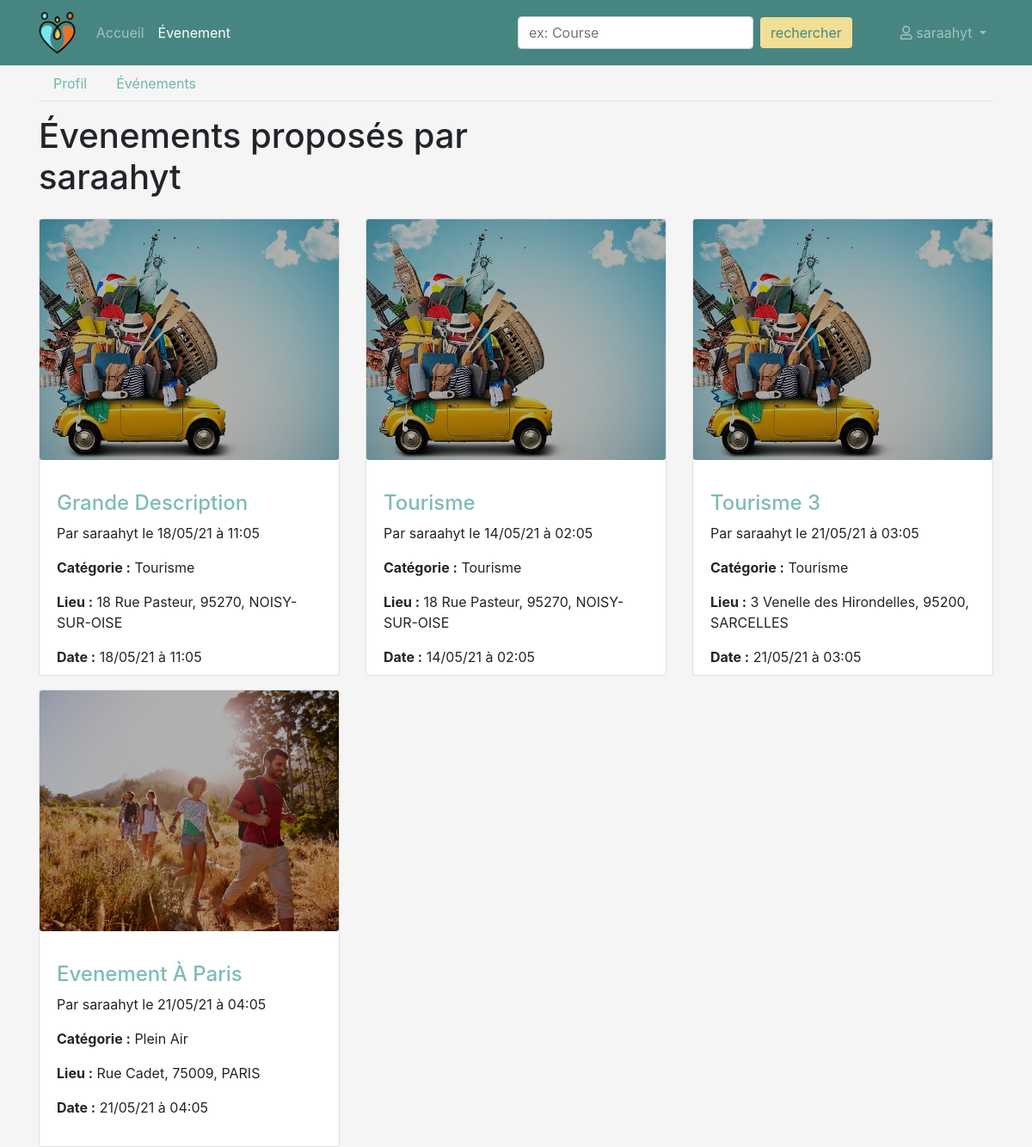
Page /profil/utilisateur/1/evenement (signed in) on the committed database.
### persons/models.py (models this page shows, shortened)
class Person(models.Model):
    TYPE_PARTICULIER = 'particulier'
    TYPE_PROFESSIONNEL = 'professionnel'
    TYPE_CHOICES = (
        (TYPE_PARTICULIER, 'particulier'),
        (TYPE_PROFESSIONNEL, 'professionnel')
    )
    user = models.ForeignKey('users.User', on_delete=models.CASCADE)
    first_name = models.CharField('prenom', max_length=100)
    last_name = models.CharField('nom', max_length=100)
    birth_date = models.DateField('date naissance')
    address = models.CharField('adresse', max_length=250)
    zip_code = models.IntegerField('code postal')
    city = models.CharField('ville', max_length=50)
    country = models.CharField('pays', max_length=100)
    phone_number = PhoneNumberField('telephone')
    pseudo = models.CharField('pseudo', max_length=50)
    person_type = models.CharField('type', choices=TYPE_CHOICES, max_length=15)
    created_at = models.DateTimeField('crée à', auto_now=True)
    note = models.IntegerField('karma', null=True, blank=True)
    imageProfil = models.FileField('image', null=True, default='utilisateur-de-profil.svg')
    is_visible = models.BooleanField('est visible', default=False)

### events/models.py (models this page shows, shortened)
class Event(models.Model):
    PARTY_CATEGORY = 'soiree'
    GAME_CATEGORY = 'jeux'
    TOURISM_CATEGORY = 'tourisme'
    AREA_CATEGORY = 'plein air'
    CATEGORY_CHOICES = (
        (PARTY_CATEGORY, 'soiree'),
        (GAME_CATEGORY, 'jeux'),
        (TOURISM_CATEGORY, 'tourisme'),
        (AREA_CATEGORY, 'plein air')
    )
    person = models.ForeignKey('persons.Person', on_delete=models.CASCADE)
    title = models.CharField('titre', max_length=150)
    description = models.TextField('description')
    address = models.CharField('adresse', max_length=100)
    zip_code = models.IntegerField('code postal')
    city = models.CharField('ville', max_length=50)
    category = models.CharField('categorie', choices=CATEGORY_CHOICES, max_length=20)
    created_at = models.DateTimeField('crée à', auto_now=True)
    event_date = models.DateTimeField('date evenement', auto_now=False)
    coordonate_x = models.CharField('coordonnée X',max_length=10 ,null=True, blank=True)
    coordonate_y = models.CharField('coordonnée Y',max_length=10 , null=True, blank=True)

### events/views/persons.py (the view)
# urls.py: path('profil/utilisateur/<int:person_id>/evenement', ProfilShowEventView.as_view(), name='profil-show-events'),
class ProfilShowEventView(PersonView):
    def get(self, request, person_id):
        profil_person = get_person_by_id(person_id)
        user = request.user
        person = get_person_by_user(user)
        events = Event.objects.filter(person=profil_person, event_date__gte=timezone.now())
        context = {
            'profil_person': profil_person,
            'person': person,
            'user': user,
            'events': events,
            'navigation_items': navigation.navigation_items(navigation.NAV_EVENEMENT),
        }
        return render(request, 'persons/profil/profil_show_events.html', context)

### events/models_helpers.py (called while the page is built)
def get_person_by_user(user):
    return Person.objects.get(user=user)

def get_person_by_id(person_id):
    return Person.objects.get(pk=person_id)

### events/navigation.py (called while the page is built)
def navigation_items(selected_item=None):
    items = []
    for name, shortcut in NAV_ITEMS:
        items.append({
            'name': name,
            'url': reverse(shortcut),
            'active': True if selected_item == name else False,
        })
    return items

### events/templates/persons/profil/profil_show_events.html (shortened to what this page needs)
{% extends 'persons/base_navbar.html' %}
{% load bootstrap4 %}
{% load static %}
{% block content %}
    <ul class="profil-tab nav nav-tabs">
        <li class="nav-item">
            <a class="nav-link" href="{% url 'profil-show-user' profil_person.pk %}">Profil</a>
        </li>
        <li class="nav-item">
            <a class="nav-link" href="{% url 'profil-show-events' profil_person.pk %}">Événements</a>
        </li>
    </ul>
    <div class="row">
        <div class="col mt-3">
            <div class="row">
                <h1 class="col-md-7">Évenements proposés par {{ profil_person.pseudo }}</h1>
            </div>
            <div class="row d-flex">
                {% for event in events %}
                    <div class="col-md-4">
                        <div class="card mt-3">
                            {% with 'assets/category/'|add:event.category|add:'.jpeg' as category %}
                                <img src="{% static category %}" class="card-img category-img">
                            {% endwith %}
                            <div class="card-body">
                                <div class="d-flex">
                                    <p class="text-left"><a
                                            href="{% url 'description-event' event.pk %}"><h4
                                            class="mt-3">{{ event.title|title }}</h4></a></p>
                                </div>
                                <p>Par {% if event.person.pk is not profil_person.pk %}
                                    <a class="show-user"
                                       href="{% url 'profil-show-user' event.person.pk %}">{{ event.person.pseudo }}</a> {% else %}
                                    {{ event.person.pseudo }} {% endif %}
                                    le {{ event.event_date|date:'d/m/y à h:m' }}
                                </p>
                                <p class="card-text"><b>Catégorie :</b> {{ event.category|title }}
                                </p>
                                <p class="card-text"><b>Lieu :</b> {{ event.address }}, {{ event.zip_code }}, {{ event.city }}</p>
                                <p class="card-text"><b>Date :</b> {{ event.event_date|date:'d/m/y à h:m' }}</p>
                            </div>
                        </div>
                    </div>
                {% empty %}
                    <p>Il n'y a pas d'évenements pour le moment</p>
                {% endfor %}
            </div>
        </div>
    </div>
{% endblock content %}

### events/templates/persons/base_navbar.html (shortened to what this page needs)
{% extends 'persons/base.html' %}
{% load static %}
{% block header %}
    <nav class="back-nav navbar navbar-expand-lg navbar-dark bg-dark">
        <div class="container d-flex justify-content-between">
            <a class="navbar-brand" href="{% url 'home' %}"><img src="{% static 'assets/logo1.png' %}" height="50"></a>
            <div class="collapse navbar-collapse" id="navbarSupportedContent">
                <ul class="navbar-nav">
                    {% for item in navigation_items %}
                        <li class="nav-item {% if item.active %}active{% endif %}">
                            <a class="nav-link" href="{{ item.url }}">{{ item.name }}</a>
                        </li>
                    {% endfor %}
                </ul>
                <form action="{% url 'events' %}" class="form-inline my-2 my-lg-0 ml-auto mr-5" method="get">
                    <input name="q" class="form-control mr-sm-2" type="search" placeholder="ex: Course"
                           aria-label="Search">
                    <button class="search btn btn-outline-success my-2 my-sm-0" type="submit">rechercher</button>
                </form>
                <ul class="navbar-nav mr-0">
                    <li class="nav-item dropdown">
                        <a class="nav-link dropdown-toggle" href="#" id="navbarDropdownMenuLink" role="button" data-toggle="dropdown" aria-haspopup="true" aria-expanded="false">
                        <i class="far fa-user"></i> {{ person.pseudo }}
                    </a>
                    </li>
                </ul>
            </div>
        </div>
    </nav>
{% endblock %}

### events/static/css/event.css (style rules this page uses)
body { background-color: whitesmoke !important; }
.back-nav { background-color: #478680 !important; }
.search { background-color: #F0DF94 !important; color: #478680 !important; border: none !important; }
.profil-tab .nav-link { color: #70B7AE !important; }
h4 a, .show-user { color: #7ebcb5 !important; }
.category-img { height: 280px; object-fit: cover; filter: brightness(70%); }
.card-body { height: 250px; }

### rows in the picture
Person: pseudo "saraahyt"
Event: person.pseudo "saraahyt", event_date "18/05/21 à 11:05", category "Tourisme", address "18 Rue Pasteur", zip_code "95270", city "NOISY-SUR-OISE"
Event: person.pseudo "saraahyt", event_date "14/05/21 à 02:05", category "Tourisme", address "18 Rue Pasteur", zip_code "95270", city "NOISY-SUR-OISE"
Event: person.pseudo "saraahyt", event_date "21/05/21 à 03:05", category "Tourisme", address "3 Venelle des Hirondelles", zip_code "95200", city "SARCELLES"
Event: person.pseudo "saraahyt", event_date "21/05/21 à 04:05", category "Plein Air", address "Rue Cadet", zip_code "75009", city "PARIS"

### other values in the picture
{{ item.name }} "Accueil" "Évenement"
